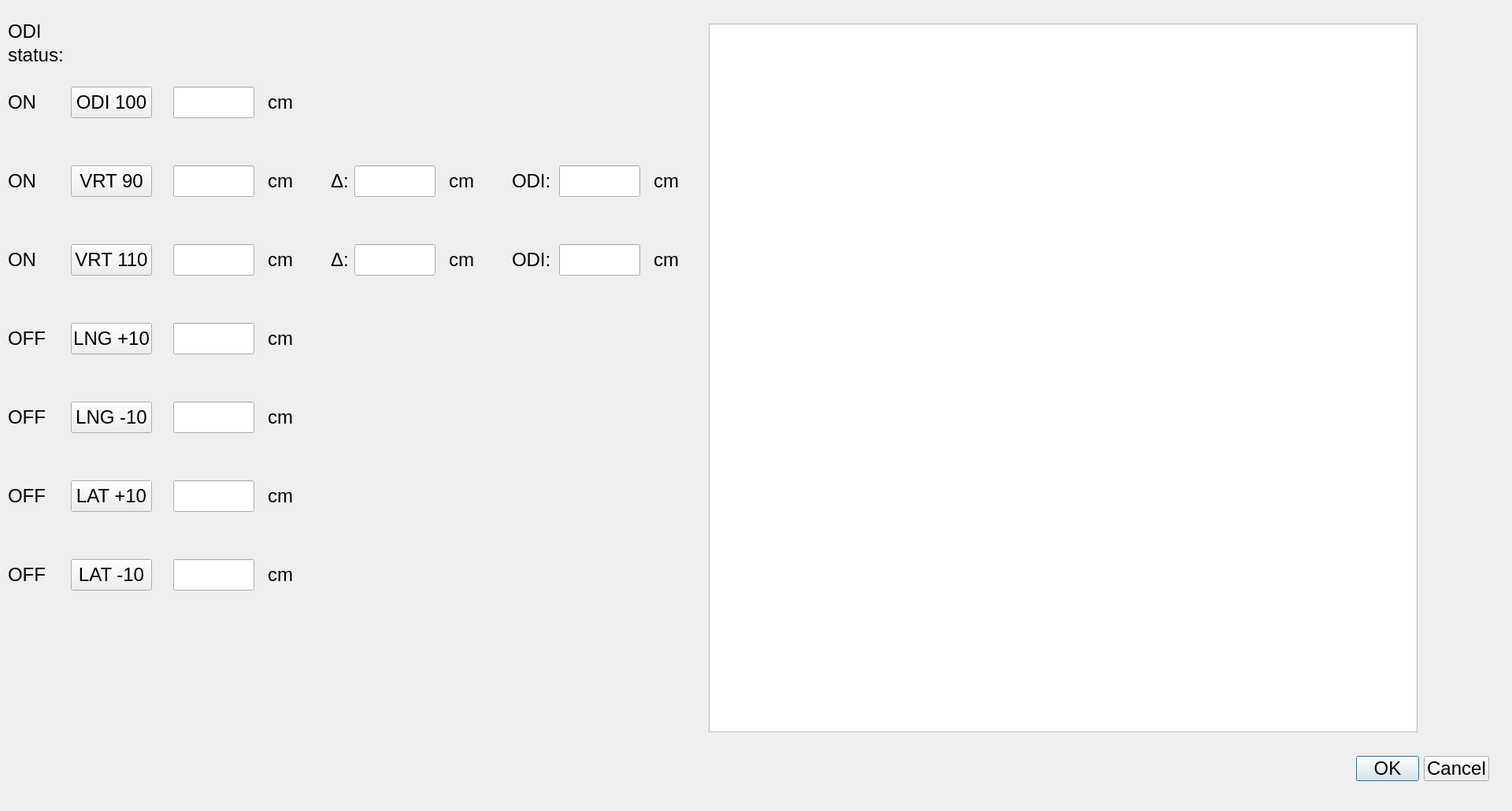
<?xml version="1.0" encoding="UTF-8"?>
<ui version="4.0">
 <class>TableODI</class>
 <widget class="QDialog" name="TableODI">
  <property name="geometry">
   <rect>
    <x>0</x>
    <y>0</y>
    <width>1920</width>
    <height>1030</height>
   </rect>
  </property>
  <property name="windowTitle">
   <string>Dialog</string>
  </property>
  <widget class="QDialogButtonBox" name="buttonBox">
   <property name="geometry">
    <rect>
     <x>1550</x>
     <y>960</y>
     <width>341</width>
     <height>32</height>
    </rect>
   </property>
   <property name="font">
    <font>
     <pointsize>18</pointsize>
    </font>
   </property>
   <property name="orientation">
    <enum>Qt::Horizontal</enum>
   </property>
   <property name="standardButtons">
    <set>QDialogButtonBox::Cancel|QDialogButtonBox::Ok</set>
   </property>
  </widget>
  <widget class="QPushButton" name="pushButton_vrt90">
   <property name="geometry">
    <rect>
     <x>90</x>
     <y>210</y>
     <width>103</width>
     <height>40</height>
    </rect>
   </property>
   <property name="font">
    <font>
     <pointsize>18</pointsize>
    </font>
   </property>
   <property name="text">
    <string>VRT 90</string>
   </property>
  </widget>
  <widget class="QLineEdit" name="lineEdit_vrt90">
   <property name="geometry">
    <rect>
     <x>220</x>
     <y>210</y>
     <width>103</width>
     <height>40</height>
    </rect>
   </property>
   <property name="font">
    <font>
     <pointsize>18</pointsize>
    </font>
   </property>
   <property name="readOnly">
    <bool>true</bool>
   </property>
  </widget>
  <widget class="QPushButton" name="pushButton_vrt110">
   <property name="geometry">
    <rect>
     <x>90</x>
     <y>310</y>
     <width>103</width>
     <height>40</height>
    </rect>
   </property>
   <property name="font">
    <font>
     <pointsize>18</pointsize>
    </font>
   </property>
   <property name="text">
    <string>VRT 110</string>
   </property>
  </widget>
  <widget class="QPushButton" name="pushButton_lngpos">
   <property name="geometry">
    <rect>
     <x>90</x>
     <y>410</y>
     <width>103</width>
     <height>40</height>
    </rect>
   </property>
   <property name="font">
    <font>
     <pointsize>18</pointsize>
    </font>
   </property>
   <property name="text">
    <string>LNG +10</string>
   </property>
  </widget>
  <widget class="QPushButton" name="pushButton_lngneg">
   <property name="geometry">
    <rect>
     <x>90</x>
     <y>510</y>
     <width>103</width>
     <height>40</height>
    </rect>
   </property>
   <property name="font">
    <font>
     <pointsize>18</pointsize>
    </font>
   </property>
   <property name="text">
    <string>LNG -10</string>
   </property>
  </widget>
  <widget class="QPushButton" name="pushButton_latpos">
   <property name="geometry">
    <rect>
     <x>90</x>
     <y>610</y>
     <width>103</width>
     <height>40</height>
    </rect>
   </property>
   <property name="font">
    <font>
     <pointsize>18</pointsize>
    </font>
   </property>
   <property name="text">
    <string>LAT +10</string>
   </property>
  </widget>
  <widget class="QPushButton" name="pushButton_latneg">
   <property name="geometry">
    <rect>
     <x>90</x>
     <y>710</y>
     <width>103</width>
     <height>40</height>
    </rect>
   </property>
   <property name="font">
    <font>
     <pointsize>18</pointsize>
    </font>
   </property>
   <property name="text">
    <string>LAT -10</string>
   </property>
  </widget>
  <widget class="QLineEdit" name="lineEdit_ODI90">
   <property name="geometry">
    <rect>
     <x>710</x>
     <y>210</y>
     <width>103</width>
     <height>40</height>
    </rect>
   </property>
   <property name="font">
    <font>
     <pointsize>18</pointsize>
    </font>
   </property>
   <property name="readOnly">
    <bool>true</bool>
   </property>
  </widget>
  <widget class="QLineEdit" name="lineEdit_vrt110">
   <property name="geometry">
    <rect>
     <x>220</x>
     <y>310</y>
     <width>103</width>
     <height>40</height>
    </rect>
   </property>
   <property name="font">
    <font>
     <pointsize>18</pointsize>
    </font>
   </property>
   <property name="readOnly">
    <bool>true</bool>
   </property>
  </widget>
  <widget class="QLineEdit" name="lineEdit_ODI110">
   <property name="geometry">
    <rect>
     <x>710</x>
     <y>310</y>
     <width>103</width>
     <height>40</height>
    </rect>
   </property>
   <property name="font">
    <font>
     <pointsize>18</pointsize>
    </font>
   </property>
   <property name="readOnly">
    <bool>true</bool>
   </property>
  </widget>
  <widget class="QLineEdit" name="lineEdit_lngpos">
   <property name="geometry">
    <rect>
     <x>220</x>
     <y>410</y>
     <width>103</width>
     <height>40</height>
    </rect>
   </property>
   <property name="font">
    <font>
     <pointsize>18</pointsize>
    </font>
   </property>
   <property name="readOnly">
    <bool>true</bool>
   </property>
  </widget>
  <widget class="QLineEdit" name="lineEdit_lngneg">
   <property name="geometry">
    <rect>
     <x>220</x>
     <y>510</y>
     <width>103</width>
     <height>40</height>
    </rect>
   </property>
   <property name="font">
    <font>
     <pointsize>18</pointsize>
    </font>
   </property>
   <property name="readOnly">
    <bool>true</bool>
   </property>
  </widget>
  <widget class="QLineEdit" name="lineEdit_latpos">
   <property name="geometry">
    <rect>
     <x>220</x>
     <y>610</y>
     <width>103</width>
     <height>40</height>
    </rect>
   </property>
   <property name="font">
    <font>
     <pointsize>18</pointsize>
    </font>
   </property>
   <property name="readOnly">
    <bool>true</bool>
   </property>
  </widget>
  <widget class="QLineEdit" name="lineEdit_latneg">
   <property name="geometry">
    <rect>
     <x>220</x>
     <y>710</y>
     <width>103</width>
     <height>40</height>
    </rect>
   </property>
   <property name="font">
    <font>
     <pointsize>18</pointsize>
    </font>
   </property>
   <property name="readOnly">
    <bool>true</bool>
   </property>
  </widget>
  <widget class="QPushButton" name="pushButton_ODI100">
   <property name="geometry">
    <rect>
     <x>90</x>
     <y>110</y>
     <width>103</width>
     <height>40</height>
    </rect>
   </property>
   <property name="font">
    <font>
     <pointsize>18</pointsize>
    </font>
   </property>
   <property name="text">
    <string>ODI 100</string>
   </property>
  </widget>
  <widget class="QLineEdit" name="lineEdit_ODI100">
   <property name="geometry">
    <rect>
     <x>220</x>
     <y>110</y>
     <width>103</width>
     <height>40</height>
    </rect>
   </property>
   <property name="font">
    <font>
     <pointsize>18</pointsize>
    </font>
   </property>
   <property name="readOnly">
    <bool>true</bool>
   </property>
  </widget>
  <widget class="QGraphicsView" name="graphicsView">
   <property name="geometry">
    <rect>
     <x>900</x>
     <y>30</y>
     <width>900</width>
     <height>900</height>
    </rect>
   </property>
  </widget>
  <widget class="QLabel" name="label">
   <property name="geometry">
    <rect>
     <x>420</x>
     <y>210</y>
     <width>47</width>
     <height>40</height>
    </rect>
   </property>
   <property name="font">
    <font>
     <pointsize>18</pointsize>
    </font>
   </property>
   <property name="text">
    <string>Δ:</string>
   </property>
  </widget>
  <widget class="QLineEdit" name="lineEdit_deltaVrt90">
   <property name="geometry">
    <rect>
     <x>450</x>
     <y>210</y>
     <width>103</width>
     <height>40</height>
    </rect>
   </property>
   <property name="font">
    <font>
     <pointsize>18</pointsize>
    </font>
   </property>
   <property name="readOnly">
    <bool>true</bool>
   </property>
  </widget>
  <widget class="QLabel" name="label_2">
   <property name="geometry">
    <rect>
     <x>420</x>
     <y>310</y>
     <width>47</width>
     <height>40</height>
    </rect>
   </property>
   <property name="font">
    <font>
     <pointsize>18</pointsize>
    </font>
   </property>
   <property name="text">
    <string>Δ:</string>
   </property>
  </widget>
  <widget class="QLineEdit" name="lineEdit_deltaVrt110">
   <property name="geometry">
    <rect>
     <x>450</x>
     <y>310</y>
     <width>103</width>
     <height>40</height>
    </rect>
   </property>
   <property name="font">
    <font>
     <pointsize>18</pointsize>
    </font>
   </property>
   <property name="readOnly">
    <bool>true</bool>
   </property>
  </widget>
  <widget class="QLabel" name="label_3">
   <property name="geometry">
    <rect>
     <x>340</x>
     <y>110</y>
     <width>50</width>
     <height>40</height>
    </rect>
   </property>
   <property name="font">
    <font>
     <pointsize>18</pointsize>
    </font>
   </property>
   <property name="text">
    <string>cm</string>
   </property>
  </widget>
  <widget class="QLabel" name="label_4">
   <property name="geometry">
    <rect>
     <x>340</x>
     <y>210</y>
     <width>50</width>
     <height>40</height>
    </rect>
   </property>
   <property name="font">
    <font>
     <pointsize>18</pointsize>
    </font>
   </property>
   <property name="text">
    <string>cm</string>
   </property>
  </widget>
  <widget class="QLabel" name="label_5">
   <property name="geometry">
    <rect>
     <x>830</x>
     <y>210</y>
     <width>50</width>
     <height>40</height>
    </rect>
   </property>
   <property name="font">
    <font>
     <pointsize>18</pointsize>
    </font>
   </property>
   <property name="text">
    <string>cm</string>
   </property>
  </widget>
  <widget class="QLabel" name="label_6">
   <property name="geometry">
    <rect>
     <x>340</x>
     <y>310</y>
     <width>50</width>
     <height>40</height>
    </rect>
   </property>
   <property name="font">
    <font>
     <pointsize>18</pointsize>
    </font>
   </property>
   <property name="text">
    <string>cm</string>
   </property>
  </widget>
  <widget class="QLabel" name="label_7">
   <property name="geometry">
    <rect>
     <x>830</x>
     <y>310</y>
     <width>50</width>
     <height>40</height>
    </rect>
   </property>
   <property name="font">
    <font>
     <pointsize>18</pointsize>
    </font>
   </property>
   <property name="text">
    <string>cm</string>
   </property>
  </widget>
  <widget class="QLabel" name="label_8">
   <property name="geometry">
    <rect>
     <x>340</x>
     <y>410</y>
     <width>50</width>
     <height>40</height>
    </rect>
   </property>
   <property name="font">
    <font>
     <pointsize>18</pointsize>
    </font>
   </property>
   <property name="text">
    <string>cm</string>
   </property>
  </widget>
  <widget class="QLabel" name="label_9">
   <property name="geometry">
    <rect>
     <x>340</x>
     <y>510</y>
     <width>50</width>
     <height>40</height>
    </rect>
   </property>
   <property name="font">
    <font>
     <pointsize>18</pointsize>
    </font>
   </property>
   <property name="text">
    <string>cm</string>
   </property>
  </widget>
  <widget class="QLabel" name="label_10">
   <property name="geometry">
    <rect>
     <x>340</x>
     <y>610</y>
     <width>50</width>
     <height>40</height>
    </rect>
   </property>
   <property name="font">
    <font>
     <pointsize>18</pointsize>
    </font>
   </property>
   <property name="text">
    <string>cm</string>
   </property>
  </widget>
  <widget class="QLabel" name="label_11">
   <property name="geometry">
    <rect>
     <x>340</x>
     <y>710</y>
     <width>50</width>
     <height>40</height>
    </rect>
   </property>
   <property name="font">
    <font>
     <pointsize>18</pointsize>
    </font>
   </property>
   <property name="text">
    <string>cm</string>
   </property>
  </widget>
  <widget class="QLabel" name="label_12">
   <property name="geometry">
    <rect>
     <x>570</x>
     <y>210</y>
     <width>50</width>
     <height>40</height>
    </rect>
   </property>
   <property name="font">
    <font>
     <pointsize>18</pointsize>
    </font>
   </property>
   <property name="text">
    <string>cm</string>
   </property>
  </widget>
  <widget class="QLabel" name="label_13">
   <property name="geometry">
    <rect>
     <x>570</x>
     <y>310</y>
     <width>50</width>
     <height>40</height>
    </rect>
   </property>
   <property name="font">
    <font>
     <pointsize>18</pointsize>
    </font>
   </property>
   <property name="text">
    <string>cm</string>
   </property>
  </widget>
  <widget class="QLabel" name="label_14">
   <property name="geometry">
    <rect>
     <x>650</x>
     <y>210</y>
     <width>60</width>
     <height>40</height>
    </rect>
   </property>
   <property name="font">
    <font>
     <pointsize>18</pointsize>
    </font>
   </property>
   <property name="text">
    <string>ODI:</string>
   </property>
  </widget>
  <widget class="QLabel" name="label_15">
   <property name="geometry">
    <rect>
     <x>10</x>
     <y>20</y>
     <width>130</width>
     <height>40</height>
    </rect>
   </property>
   <property name="font">
    <font>
     <pointsize>18</pointsize>
    </font>
   </property>
   <property name="text">
    <string>ODI</string>
   </property>
  </widget>
  <widget class="QLabel" name="label_16">
   <property name="geometry">
    <rect>
     <x>10</x>
     <y>110</y>
     <width>60</width>
     <height>40</height>
    </rect>
   </property>
   <property name="font">
    <font>
     <pointsize>18</pointsize>
    </font>
   </property>
   <property name="text">
    <string>ON</string>
   </property>
  </widget>
  <widget class="QLabel" name="label_17">
   <property name="geometry">
    <rect>
     <x>650</x>
     <y>310</y>
     <width>60</width>
     <height>40</height>
    </rect>
   </property>
   <property name="font">
    <font>
     <pointsize>18</pointsize>
    </font>
   </property>
   <property name="text">
    <string>ODI:</string>
   </property>
  </widget>
  <widget class="QLabel" name="label_18">
   <property name="geometry">
    <rect>
     <x>10</x>
     <y>210</y>
     <width>60</width>
     <height>40</height>
    </rect>
   </property>
   <property name="font">
    <font>
     <pointsize>18</pointsize>
    </font>
   </property>
   <property name="text">
    <string>ON</string>
   </property>
  </widget>
  <widget class="QLabel" name="label_19">
   <property name="geometry">
    <rect>
     <x>10</x>
     <y>310</y>
     <width>60</width>
     <height>40</height>
    </rect>
   </property>
   <property name="font">
    <font>
     <pointsize>18</pointsize>
    </font>
   </property>
   <property name="text">
    <string>ON</string>
   </property>
  </widget>
  <widget class="QLabel" name="label_20">
   <property name="geometry">
    <rect>
     <x>10</x>
     <y>410</y>
     <width>60</width>
     <height>40</height>
    </rect>
   </property>
   <property name="font">
    <font>
     <pointsize>18</pointsize>
    </font>
   </property>
   <property name="text">
    <string>OFF</string>
   </property>
  </widget>
  <widget class="QLabel" name="label_21">
   <property name="geometry">
    <rect>
     <x>10</x>
     <y>510</y>
     <width>60</width>
     <height>40</height>
    </rect>
   </property>
   <property name="font">
    <font>
     <pointsize>18</pointsize>
    </font>
   </property>
   <property name="text">
    <string>OFF</string>
   </property>
  </widget>
  <widget class="QLabel" name="label_22">
   <property name="geometry">
    <rect>
     <x>10</x>
     <y>610</y>
     <width>60</width>
     <height>40</height>
    </rect>
   </property>
   <property name="font">
    <font>
     <pointsize>18</pointsize>
    </font>
   </property>
   <property name="text">
    <string>OFF</string>
   </property>
  </widget>
  <widget class="QLabel" name="label_23">
   <property name="geometry">
    <rect>
     <x>10</x>
     <y>710</y>
     <width>60</width>
     <height>40</height>
    </rect>
   </property>
   <property name="font">
    <font>
     <pointsize>18</pointsize>
    </font>
   </property>
   <property name="text">
    <string>OFF</string>
   </property>
  </widget>
  <widget class="QLabel" name="label_24">
   <property name="geometry">
    <rect>
     <x>10</x>
     <y>50</y>
     <width>130</width>
     <height>40</height>
    </rect>
   </property>
   <property name="font">
    <font>
     <pointsize>18</pointsize>
    </font>
   </property>
   <property name="text">
    <string>status:</string>
   </property>
  </widget>
 </widget>
 <resources/>
 <connections>
  <connection>
   <sender>buttonBox</sender>
   <signal>accepted()</signal>
   <receiver>TableODI</receiver>
   <slot>accept()</slot>
   <hints>
    <hint type="sourcelabel">
     <x>248</x>
     <y>254</y>
    </hint>
    <hint type="destinationlabel">
     <x>157</x>
     <y>274</y>
    </hint>
   </hints>
  </connection>
  <connection>
   <sender>buttonBox</sender>
   <signal>rejected()</signal>
   <receiver>TableODI</receiver>
   <slot>reject()</slot>
   <hints>
    <hint type="sourcelabel">
     <x>316</x>
     <y>260</y>
    </hint>
    <hint type="destinationlabel">
     <x>286</x>
     <y>274</y>
    </hint>
   </hints>
  </connection>
 </connections>
</ui>
